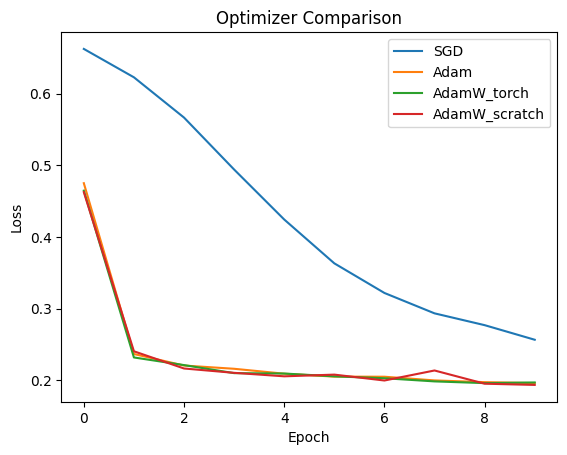

The Python source for this figure:
from sklearn.datasets import make_classification
from torch.utils.data import TensorDataset, DataLoader

x, y = make_classification(
    n_samples=5000, 
    n_features=20, 
    n_classes=2
    )

x = torch.tensor(x).float()
y = torch.tensor(y).long()

dataset = TensorDataset(x, y)
loader = DataLoader(dataset, batch_size=64, shuffle=True)


def train(model, optimizer, epochs=10):

    loss_fn = nn.CrossEntropyLoss()
    
    losses = []

    for epoch in range(epochs):
        
        total = 0
        
        for x,y in loader:
            
            optimizer.zero_grad()
            
            pred = model(x)
            loss = loss_fn(pred,y)
            
            loss.backward()
            
            optimizer.step()
            
            total += loss.item()
        
        avg = total/len(loader)
        losses.append(avg)
        
        print(f"epoch {epoch} loss {avg}")
    
    return losses



import torch.optim as optim

results = {}

# SGD
model = SmallMLP()
opt = optim.SGD(model.parameters(), lr=0.01)
results["SGD"] = train(model,opt)

# Adam
model = SmallMLP()
opt = optim.Adam(model.parameters(), lr=1e-3)
results["Adam"] = train(model,opt)

# AdamW PyTorch
model = SmallMLP()
opt = optim.AdamW(model.parameters(), lr=1e-3)
results["AdamW_torch"] = train(model,opt)

# AdamW From Scratch
model = SmallMLP()
opt = AdamWFromScratch(model.parameters(), lr=1e-3)
results["AdamW_scratch"] = train(model,opt)




import matplotlib.pyplot as plt

for k, v in results.items():
    plt.plot(v, label=k)
    
plt.legend()
plt.title("Optimizer Comparison")
plt.xlabel("Epoch")
plt.ylabel("Loss")
plt.show()    
